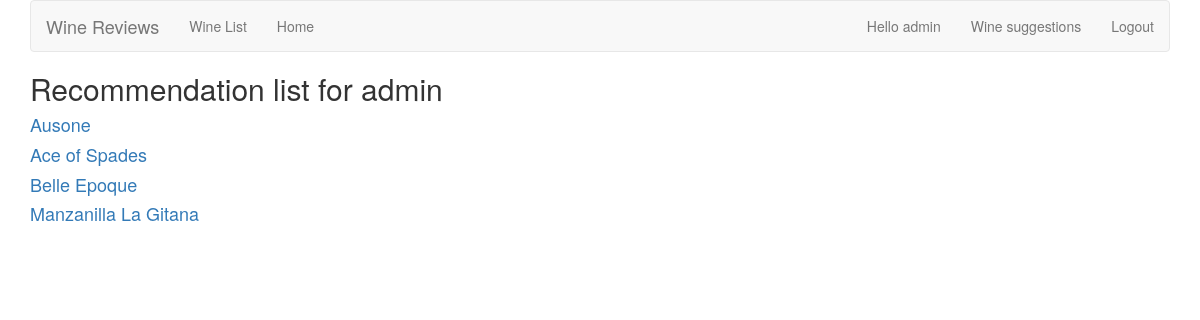
Page /reviews/recommendation/ (signed in) on the committed database.
### reviews/models.py (models this page shows, shortened)
class Wine(models.Model):
    name = models.CharField(max_length = 128)
    def average_rating(self):
        all_ratings = list(map(lambda x:x.rating,self.review_set.all()))
        return np.mean(all_ratings)

### reviews/views.py (the view)
# urls.py: path('recommendation/',views.user_recommendation_list, name = 'user_recommendation_list')
@login_required
def user_recommendation_list(request):
     user_reviews = Review.objects.filter(user_name=request.user.username).prefetch_related('wine')
     user_reviews_wine_ids = set(map(lambda x: x.wine.id, user_reviews))
     try:
        user_cluster_name = \
            User.objects.get(username=request.user.username).cluster_set.first().name
     except: # if no cluster has been assigned for a user, update clusters
         update_clusters()
         user_cluster_name = \
             User.objects.get(username=request.user.username).cluster_set.first().name
     user_cluster_other_members = \
         Cluster.objects.get(name=user_cluster_name).users \
             .exclude(username=request.user.username).all()
     other_members_usernames = set(map(lambda x: x.username, user_cluster_other_members))
     other_users_reviews = \
         Review.objects.filter(user_name__in=other_members_usernames) \
             .exclude(wine__id__in=user_reviews_wine_ids)
     other_users_reviews_wine_ids = set(map(lambda x: x.wine.id, other_users_reviews))
     wine_list = sorted(
         list(Wine.objects.filter(id__in=other_users_reviews_wine_ids)),
         key=lambda x: x.average_rating(),
         reverse=True
     )
     return render(
         request,
         'reviews/user_recommendation_list.html',
         {'username': request.user.username,'wine_list': wine_list}
     )

### templates/reviews/user_recommendation_list.html
{%extends 'reviews/wine_list.html'%}
{%block title%}
<h2>Recommendation list for {{username}}</h2>
{%endblock%}

### templates/reviews/wine_list.html (shortened to what this page needs)
{% extends 'base.html' %}
{% load bootstrap3%}
{% block content %}
{% if wine_list %}
<div>
    {% for wine in wine_list %}
    <div>
        <h4><a href = "{% url 'reviews:wine_detail' wine.id%}">
          {{wine.name}}</a></h4>
    </div>
    {% endfor %}
</div>
{% else %}
<p>No wines are available.</p>
{% endif %}
{% endblock %}

### templates/base.html (shortened to what this page needs)
{% load bootstrap3 %}
{% bootstrap_css %}
{% block bootstrap3_content %}
<div class="container">
    <nav  class="navbar navbar-default">
        <div class="navbar-header">
            <a class="navbar-brand" href="{% url 'reviews:review_list' %}">Wine Reviews</a>
        </div>
        <div id="navbar" class="navbar-collapse collapse">
            <ul class="nav navbar-nav">
                <li><a href="{% url 'reviews:wine_list' %}">Wine List</a></li>
                <li><a href="{% url 'reviews:review_list' %}">Home</a></li>
            </ul>
            <ul class="nav navbar-nav navbar-right">
            {% if user.is_authenticated %}
                <li><a href="{% url 'reviews:user_review_list' user.username %}">Hello {{ user.username }}</a></li>
                <li><a href="{% url 'reviews:user_recommendation_list' %}">
                  Wine suggestions</a></li>
                <li><a href="{% url 'auth:logout' %}">Logout</a></li>
                {% else %}
                <li><a href = "/accounts/register">Sign up</a></li>
                <li><a href="{% url 'auth:login' %}">Login</a></li>
                {% endif %}
            </ul>
        </div>
    </nav>
    <h1>{% block title %}(no title){% endblock %}</h1>
    {% block content %}(no content){% endblock %}
</div>
{% endblock %}

### rows in the picture
Wine: name "Ausone"
Wine: name "Ace of Spades"
Wine: name "Belle Epoque"
Wine: name "Manzanilla La Gitana"

### other values in the picture
{{ user.username }} "admin"
{{ username }} "admin"
